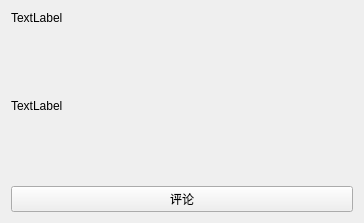
<?xml version="1.0" encoding="UTF-8"?>
<ui version="4.0">
 <class>WidgetMoment</class>
 <widget class="QWidget" name="WidgetMoment">
  <property name="geometry">
   <rect>
    <x>0</x>
    <y>0</y>
    <width>364</width>
    <height>223</height>
   </rect>
  </property>
  <property name="windowTitle">
   <string>Form</string>
  </property>
  <layout class="QVBoxLayout" name="verticalLayout">
   <item>
    <widget class="QLabel" name="from">
     <property name="sizePolicy">
      <sizepolicy hsizetype="Preferred" vsizetype="Maximum">
       <horstretch>0</horstretch>
       <verstretch>0</verstretch>
      </sizepolicy>
     </property>
     <property name="text">
      <string>TextLabel</string>
     </property>
    </widget>
   </item>
   <item>
    <widget class="QLabel" name="content">
     <property name="text">
      <string>TextLabel</string>
     </property>
    </widget>
   </item>
   <item>
    <widget class="QPushButton" name="btn_comment">
     <property name="text">
      <string>评论</string>
     </property>
    </widget>
   </item>
  </layout>
 </widget>
 <resources/>
 <connections/>
</ui>
